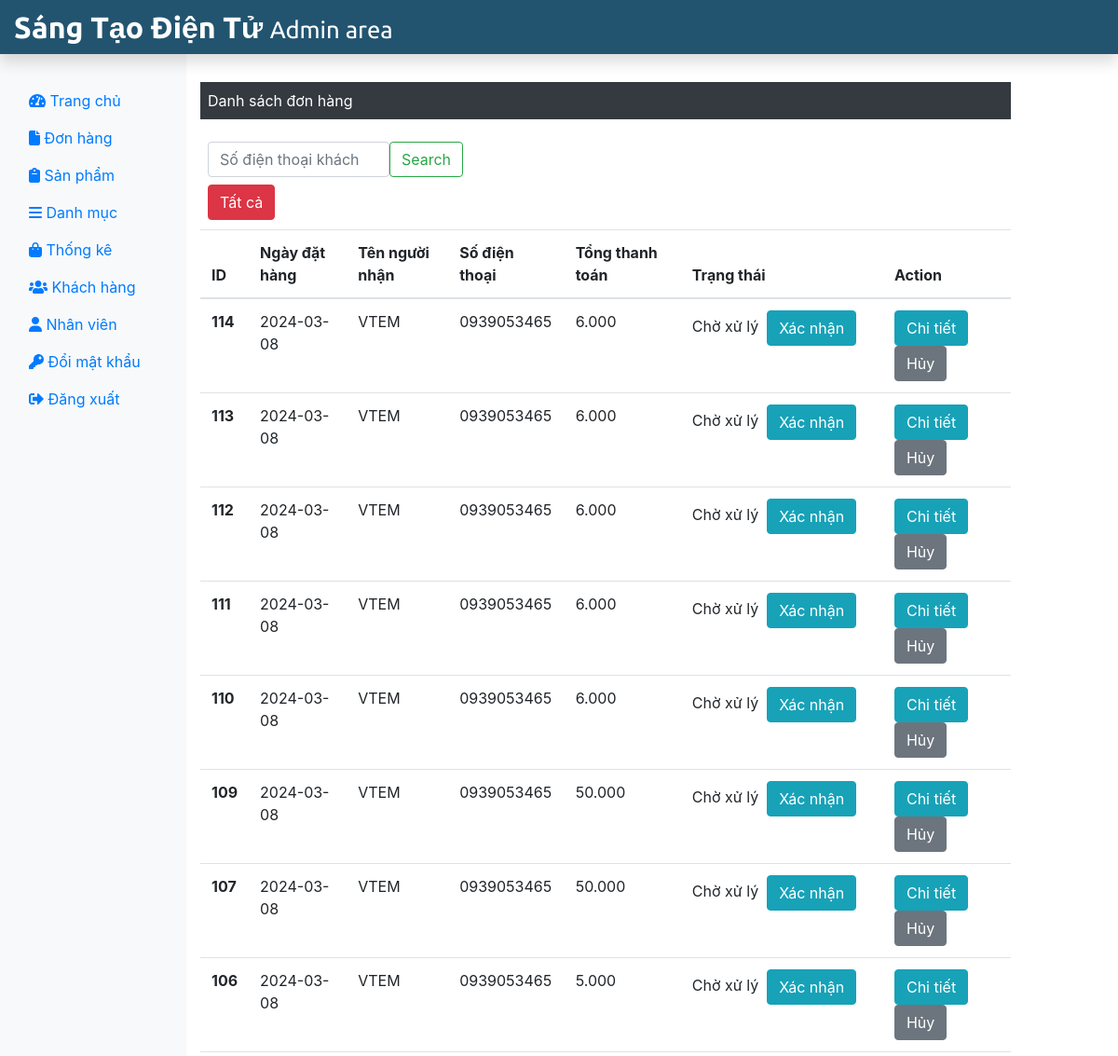
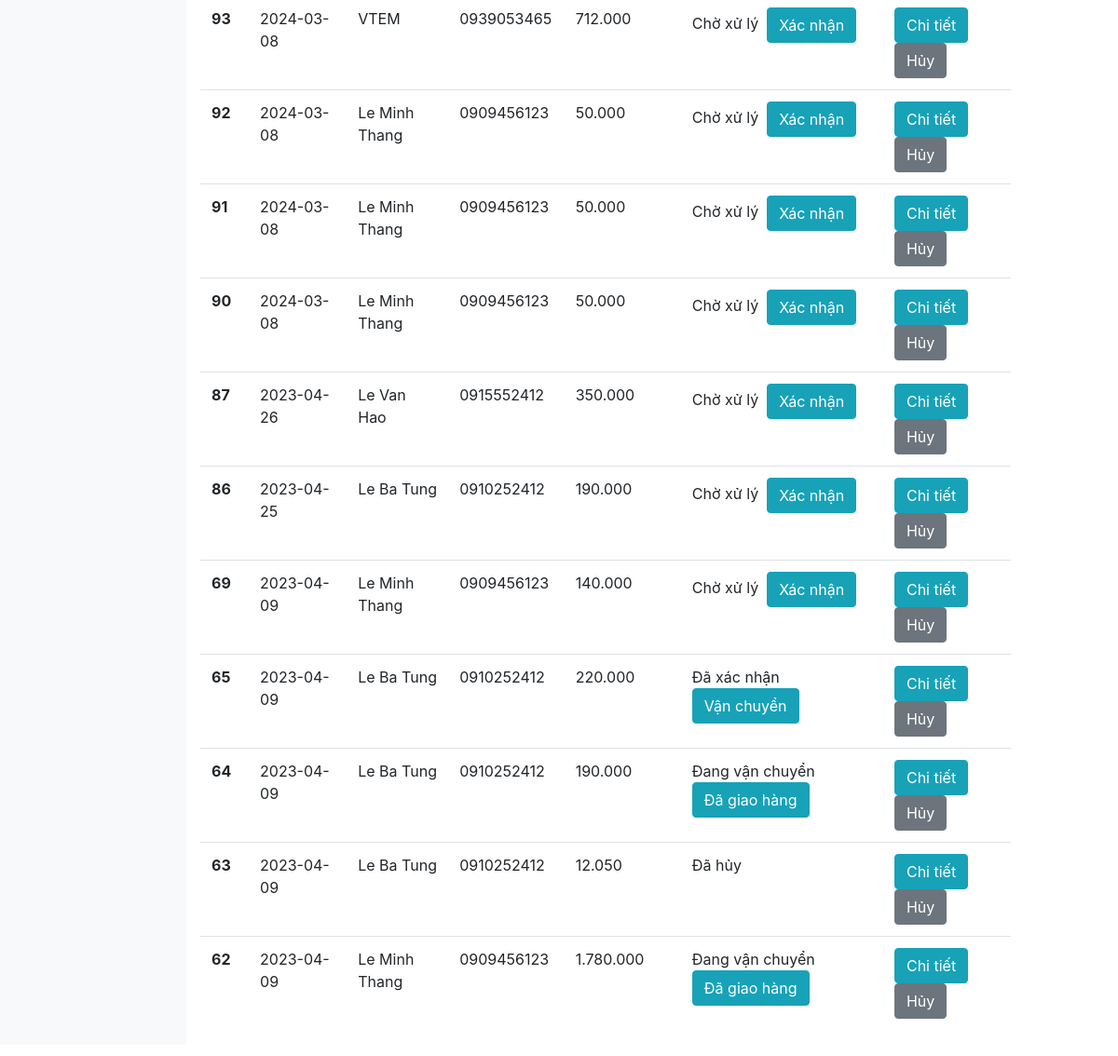
Page /admin/donHang.php (signed in) on the committed database (2 pictures, top to bottom).
### tables this page shows
CREATE TABLE `donhang` (
  `dh_id` int(11) NOT NULL,
  `tt_id` int(11) NOT NULL,
  `dh_soLuong` int(11) NOT NULL,
  `dh_tongThanhToan` int(11) NOT NULL,
  `dh_ngayDat` date NOT NULL,
  `dh_ghiChu` varchar(50) NOT NULL,
  `nm_id` int(11) NOT NULL,
  `dh_pttt` tinyint(4) NOT NULL DEFAULT 1
);

CREATE TABLE `nguoimua` (
  `nm_id` int(11) NOT NULL,
  `nm_ten` varchar(50) NOT NULL,
  `nm_email` varchar(50) NOT NULL,
  `nm_matKhau` varchar(50) NOT NULL,
  `nm_sdt` char(10) NOT NULL,
  `nm_hinhAnh` text NOT NULL,
  `nm_trangThai` tinyint(1) NOT NULL
);

CREATE TABLE `trangthai` (
  `tt_id` int(11) NOT NULL,
  `tt_ten` varchar(20) NOT NULL
);

### admin/format.php (called while the page is built)
<?php
    function format_curency($n=0){
       $n=(string)$n;
       $n=strrev($n);
       $res='';
       for($i=0; $i<strlen($n); $i++){
        if($i%3 == 0 && $i != 0){
            $res.='.';
        }
        $res.=$n[$i];
       }
       $res=strrev($res);
       return $res;
    }
?>

### admin/donHang.php (the view, shortened to what this page needs)
<?php
include('../admin/admininclude/header.php');
include('../dbConnection.php');
include('../admin/format.php');
?>
<div class="col-sm-9 mt-5">
    <p class="bg-dark text-white p-2">Danh sách đơn hàng</p>
    <form method="POST" class="d-flex col-sm-4 p-2" role="search">
        <input class="form-control me-2" type="search" name = "search" placeholder="Số điện thoại khách hàng" aria-label="Search">
        <button class="btn btn-outline-success" type="submit" name="btnSearch">Search</button>
    </form>
    <form method="POST" class="d-inline p-2">
        <button type="submit" class="btn btn-danger" style="margin-bottom: 10px;" name="all" value="all">
                Tất cả
        </button>
    </form>
    <table class="table">
        <thead>
            <tr>
                <th scope="col">ID</th>
                <th scope="col">Ngày đặt hàng</th>
                <th scope="col">Tên người nhận</th>
                <th scope="col">Số điện thoại</th>
                <th scope="col">Tổng thanh toán</th>
                <th scope="col">Trạng thái</th>
                <th scope="col">Action</th>
            </tr>
        </thead>
       <tbody>
        <?php
            $sql = "SELECT * FROM donHang AS dh JOIN trangThai AS tt JOIN nguoiMua AS nm
                    WHERE dh.tt_id = tt.tt_id AND nm.nm_id = dh.nm_id ORDER BY dh.dh_id DESC";
            $result = $conn->query($sql);
                if($result -> num_rows > 0) {
        ?>
            <?php while($row = $result -> fetch_assoc()){
            echo '<tr>';
            echo '<th scope="row">'.$row["dh_id"].'</th>';
            echo '<td>'.$row["dh_ngayDat"].'</td>';
            echo '<td>'.$row["nm_ten"].'</td>';
            echo '<td>'.$row["nm_sdt"].'</td>';
            echo '<td>'.format_curency($row["dh_tongThanhToan"]).'</td>';
            echo '<td>'.$row["tt_ten"].'&nbsp';
            if($row["tt_id"] == 1 ){
            echo   '<form method="POST" class="d-inline">
                    <input type="hidden" name="id" value='.$row["dh_id"].'>
                    <button type="submit" class="btn btn-info mr-3" name="tt1" value="tt1">
                        Xác nhận
                    </button>
                </form>';
            }
            if($row["tt_id"] == 2 ){
                echo   '<form method="POST" class="d-inline">
                        <input type="hidden" name="id" value='.$row["dh_id"].'>
                        <button type="submit" class="btn btn-info mr-3" name="tt2" value="tt2">
                            Vận chuyển
                        </button>
                    </form>';
            }
            if($row["tt_id"] == 3 ){
                    echo   '<form method="POST" class="d-inline">
                            <input type="hidden" name="id" value='.$row["dh_id"].'>
                            <button type="submit" class="btn btn-info mr-3" name="tt3" value="tt3">
                                Đã giao hàng
                            </button>
                        </form>';
            }
            echo '</td>
                <td>';
            echo '
                <form action="chiTietDonHang.php" method="POST" class="d-inline">
                    <input type="hidden" name="id" value='.$row["dh_id"].'>
                    <button type="submit" class="btn btn-info mr-3" name="view" value="View">
                            Chi tiết
                    </button>
                </form>
                <form method="POST" class="d-inline">
                    <input type="hidden" name="id" value='.$row["dh_id"].'>
                    <button type="submit" class="btn btn-secondary" name="cancel" value="cancel">
                        Hủy
                    </button>
                </form>
            </td>
        </tr>';
            } ?>
        </tbody>
    </table>
    <?php }
    else{
        echo "0 Result";
    }
    ?>
</div>
</div>
</div>
<?php
include('../admin/admininclude/footer.php');
?>

### rows in the picture
donhang: dh_id "114", dh_ngayDat "2024-03-08", nm.nm_ten "VTEM", nm.nm_sdt "0939053465", dh_tongThanhToan "6.000", tt.tt_ten "Chờ xử lý"
donhang: dh_id "113", dh_ngayDat "2024-03-08", nm.nm_ten "VTEM", nm.nm_sdt "0939053465", dh_tongThanhToan "6.000", tt.tt_ten "Chờ xử lý"
donhang: dh_id "112", dh_ngayDat "2024-03-08", nm.nm_ten "VTEM", nm.nm_sdt "0939053465", dh_tongThanhToan "6.000", tt.tt_ten "Chờ xử lý"
donhang: dh_id "111", dh_ngayDat "2024-03-08", nm.nm_ten "VTEM", nm.nm_sdt "0939053465", dh_tongThanhToan "6.000", tt.tt_ten "Chờ xử lý"
donhang: dh_id "110", dh_ngayDat "2024-03-08", nm.nm_ten "VTEM", nm.nm_sdt "0939053465", dh_tongThanhToan "6.000", tt.tt_ten "Chờ xử lý"
donhang: dh_id "109", dh_ngayDat "2024-03-08", nm.nm_ten "VTEM", nm.nm_sdt "0939053465", dh_tongThanhToan "50.000", tt.tt_ten "Chờ xử lý"
donhang: dh_id "107", dh_ngayDat "2024-03-08", nm.nm_ten "VTEM", nm.nm_sdt "0939053465", dh_tongThanhToan "50.000", tt.tt_ten "Chờ xử lý"
donhang: dh_id "106", dh_ngayDat "2024-03-08", nm.nm_ten "VTEM", nm.nm_sdt "0939053465", dh_tongThanhToan "5.000", tt.tt_ten "Chờ xử lý"
donhang: dh_id "93", dh_ngayDat "2024-03-08", nm.nm_ten "VTEM", nm.nm_sdt "0939053465", dh_tongThanhToan "712.000", tt.tt_ten "Chờ xử lý"
donhang: dh_id "92", dh_ngayDat "2024-03-08", nm.nm_ten "Le Minh Thang", nm.nm_sdt "0909456123", dh_tongThanhToan "50.000", tt.tt_ten "Chờ xử lý"
donhang: dh_id "91", dh_ngayDat "2024-03-08", nm.nm_ten "Le Minh Thang", nm.nm_sdt "0909456123", dh_tongThanhToan "50.000", tt.tt_ten "Chờ xử lý"
donhang: dh_id "90", dh_ngayDat "2024-03-08", nm.nm_ten "Le Minh Thang", nm.nm_sdt "0909456123", dh_tongThanhToan "50.000", tt.tt_ten "Chờ xử lý"
donhang: dh_id "87", dh_ngayDat "2023-04-26", nm.nm_ten "Le Van Hao", nm.nm_sdt "0915552412", dh_tongThanhToan "350.000", tt.tt_ten "Chờ xử lý"
donhang: dh_id "86", dh_ngayDat "2023-04-25", nm.nm_ten "Le Ba Tung", nm.nm_sdt "0910252412", dh_tongThanhToan "190.000", tt.tt_ten "Chờ xử lý"
donhang: dh_id "69", dh_ngayDat "2023-04-09", nm.nm_ten "Le Minh Thang", nm.nm_sdt "0909456123", dh_tongThanhToan "140.000", tt.tt_ten "Chờ xử lý"
donhang: dh_id "65", dh_ngayDat "2023-04-09", nm.nm_ten "Le Ba Tung", nm.nm_sdt "0910252412", dh_tongThanhToan "220.000", tt.tt_ten "Đã xác nhận"
donhang: dh_id "64", dh_ngayDat "2023-04-09", nm.nm_ten "Le Ba Tung", nm.nm_sdt "0910252412", dh_tongThanhToan "190.000", tt.tt_ten "Đang vận chuyển"
donhang: dh_id "63", dh_ngayDat "2023-04-09", nm.nm_ten "Le Ba Tung", nm.nm_sdt "0910252412", dh_tongThanhToan "12.050", tt.tt_ten "Đã hủy"
donhang: dh_id "62", dh_ngayDat "2023-04-09", nm.nm_ten "Le Minh Thang", nm.nm_sdt "0909456123", dh_tongThanhToan "1.780.000", tt.tt_ten "Đang vận chuyển"
